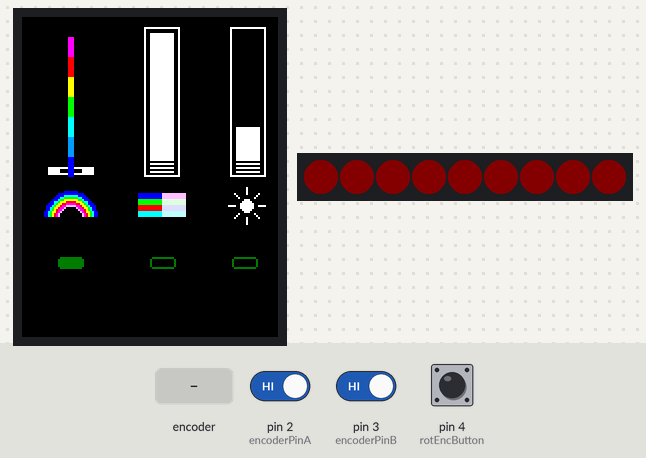
Simulated run of this sketch. Board: Arduino Uno, built with avr-gcc and run on an emulated ATmega328P. On the bench: 128×160 colour display, 9 RGB LEDs in strip order, left to right. Inputs (shaded band) come from the test bench; at power-on: pin 4 (rotEncButton) HIGH, pin 2 (encoderPinA) HIGH, pin 3 (encoderPinB) HIGH. Dim RGB values are drawn brighter than linear; what the sketch prints to the serial monitor is not drawn.

Above: at 2.3 s.
2.4 s: pin 4 (rotEncButton) pulled LOW for 1.3 s
At 3.7 s:
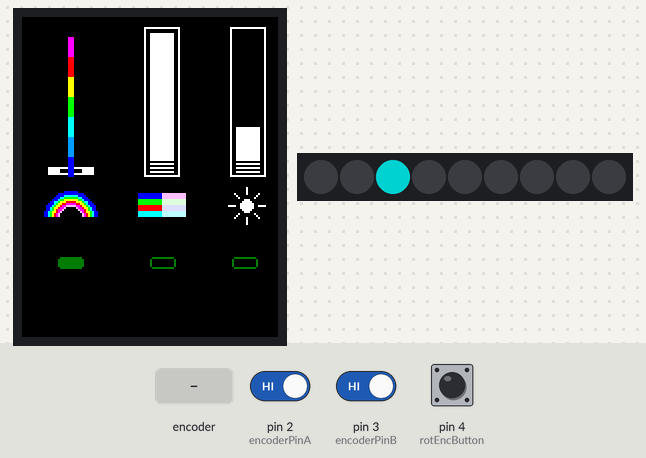
5.4 s: rotary encoder on pin 2 (encoderPinA) / pin 3 (encoderPinB) turned 1 step (first pin leading)
At 7.4 s:
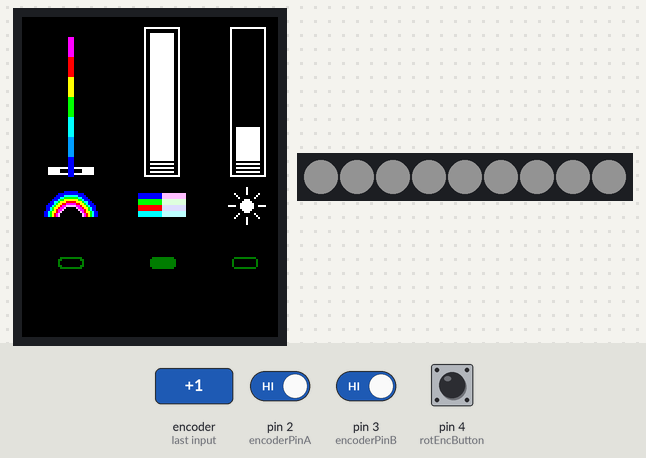
7.9 s: pin 4 (rotEncButton) pulled LOW for 3.2 s
At 11.33 s:
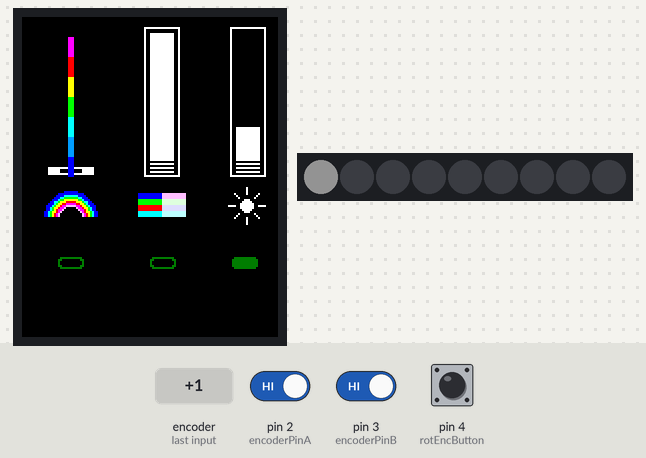
13.1 s: rotary encoder on pin 2 (encoderPinA) / pin 3 (encoderPinB) turned 1 step (first pin leading)
At 14.9 s:
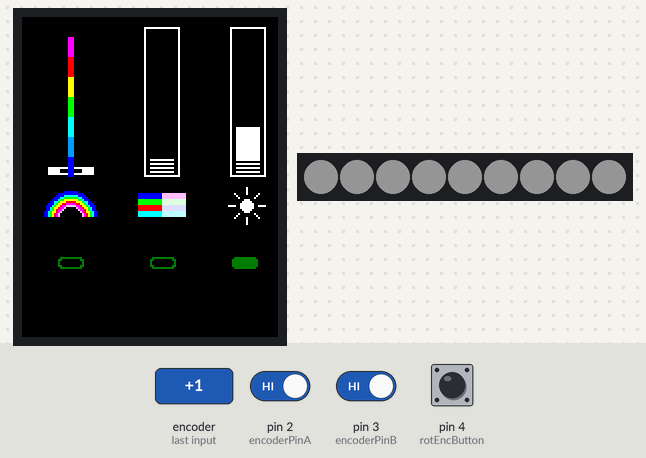
15.0 s: rotary encoder on pin 2 (encoderPinA) / pin 3 (encoderPinB) turned 1 step (first pin leading)
17.2 s: pin 4 (rotEncButton) pulled LOW for 1.3 s
At 20.4 s:
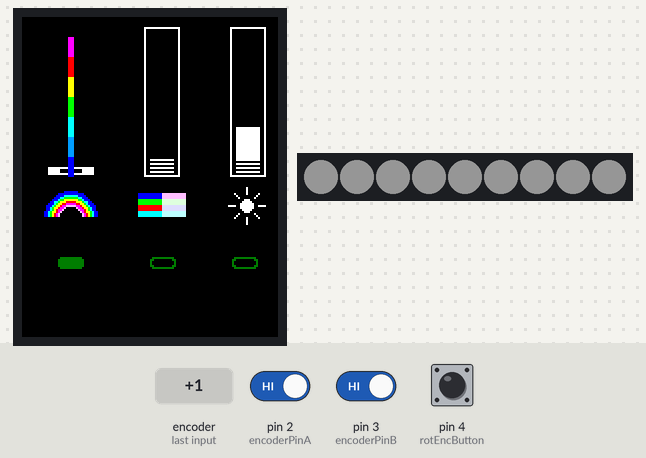
Timing chart, 0 to 21.0 s (numbered marks = the images above; inputs shaded):
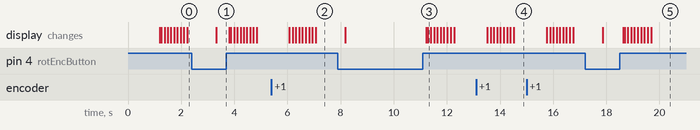

The sketch:

RotaryEncoder_HSV-NeoPixel_v.ino
```cpp
/* interrupt routine for Rotary Encoders
 * drives NeoPixels and TFT screen over SPI
 *
 *  A conglomeration by Craig Marston of many examples freely available
 *
   The average rotary encoder has three pins, seen from front: A C B
   Clockwise rotation A(on)->B(on)->A(off)->B(off)
   CounterCW rotation B(on)->A(on)->B(off)->A(off)
   and may be a push switch with another two pins, pulled low at pin 8 in this case

  Suited to an ATMega328

  encoderPos is the variable that alters with the Rotary Encoder

*/

#include <Adafruit_NeoPixel.h>
#include <Adafruit_GFX.h>    // Core graphics library
#include <Adafruit_ST7735.h> // Hardware-specific library
#include <SPI.h>

#define PIN             5 // Which pin on the Arduino is connected to the NeoPixels?
uint8_t NUMPIXELS =     9; // How many NeoPixels are attached to the Arduino?
// Parameter 1 = number of pixels in strip
// Parameter 2 = pin number (most are valid)
// Parameter 3 = pixel type flags, add together as needed:
// NEO_KHZ800  800 KHz bitstream (most NeoPixel products w/WS2812 LEDs)
// NEO_GRB     Pixels are wired for GRB bitstream (most NeoPixel products)
//Adafruit_NeoPixel strip = Adafruit_NeoPixel(NUMPIXELS, PIN, NEO_GRB + NEO_KHZ800);
Adafruit_NeoPixel strip = Adafruit_NeoPixel(NUMPIXELS, PIN, NEO_GRBW + NEO_KHZ800);

// try NEO_GRBW!!

uint16_t LEDhue = 54610; // initially magenta (16-bit colour wheel)
uint8_t LEDsat  =   255; // full saturation (8-bit)
uint8_t LEDval  =    64; // quarter brightness (8-bit)

uint32_t whiteLED = 32; // LEDval - LEDsat; // equation doesn't work adequately
uint32_t RGBW_number = 0;

// usually the rotary encoders three pins have the ground pin in the middle
enum PinAssignments { // I don't yet understand the 'enum' function!!
  encoderPinA = 2,   // right (labeled DT on our decoder)
  encoderPinB = 3,   // left (labeled CLK on our decoder)
  rotEncButton = 4    // switch (labeled SW on our decoder)
// connect the +5v and gnd appropriately
};
volatile uint8_t encoderPos = 0;  // a counter for the dial
// needs to be 8-bit and volatile so as to be independent of the interrupts
// note: the 8-bit limit is due to the ATMega328 processor

uint8_t lastReportedPos = 1;   // change management
uint8_t encoderPosCheck = 1;    // also change management!
static boolean rotating = false;      // debounce management
// interrupt service routine vars
boolean A_set = false;
boolean B_set = false;
boolean rotEncButtonFlag = false; // variable for previous value of 'menu_item'
uint8_t menu_item = 1;

// === use these x-coords to position the groups of elements
uint8_t xH = 18;  // x-position
uint8_t xS = 64;  // corresponding to
uint8_t xV = 105; // each group of items
uint8_t yHSV  = 120; // vertical pos. of bullets

#define TFT_CS     10
#define TFT_RST    9
#define TFT_DC     8

// The TFT uses the RGB565 colour-space instead of the more familiar RGB88
// You can find converters online because it's a pain to suss out…
#define RED         0x001F
#define BLUE        0xF800
#define paleBLUE    0xDEFF
#define GREEN       0x07E0
#define paleGREEN   0xDFFB
#define YELLOW      0x07FF
#define ORANGE      0x04FF
#define paleYELLOW  0xBFFF
#define PURPLE      0x780F
#define CYAN        0xFFE0
#define paleCYAN    0xFFF7
#define MAGENTA     0xF81F
#define paleMAGENTA 0xFDFF
#define lightBLUE   0xFD20
#define GREENYELLOW 0xAFE5
#define NAVY        0x000F
#define DARKGREEN   0x03E0
#define DARKCYAN    0x03EF
#define MAROON      0x7800
#define OLIVE       0x7BE0
#define WHITE       0xFFFF
#define cementGREY  0xBDF7
#define LIGHTGREY   0xC618
#define steelGREY   0xE71C
#define DARKGREY    0x7BEF
#define BLACK       0x0000

// https://learn.adafruit.com/adafruit-mini-tft-0-dot-96-inch-180x60-breakout/wiring-test
// Option 1 (recommended): must use the hardware SPI pins
// (for UNO thats sclk = 13 and sid = 11) and pin 10 must be
// an output. This is much faster - also required if you want
// to use the microSD card (see the image drawing example)
Adafruit_ST7735 tft = Adafruit_ST7735(TFT_CS,  TFT_DC, TFT_RST);

// Option 2: use any pins but a little slower!
#define TFT_SCLK 13   // set these to be whatever pins you like!
#define TFT_MOSI 11   // set these to be whatever pins you like!
//Adafruit_ST7735 tft = Adafruit_ST7735(TFT_CS, TFT_DC, TFT_MOSI, TFT_SCLK, TFT_RST);


// =====================================================================================================
// *°*°*°*°*°*°*°*°*°*°*°*°*°*°*°*°*°*°*°*°*°*°*°◊ Setup ◊°*°*°*°*°*°*°*°*°*°*°*°*°*°*°*°*°*°*°*°*°*°*°*
// =====================================================================================================
void setup() {
  // Use this initializer if you're using TFT
  tft.initR(INITR_BLACKTAB);   // initialize a ST7735S chip, black tab
  tft.fillScreen(ST7735_BLACK);


  // ===== Keep all the static graphic elements within 'Setup' =====
  //tft.drawRoundRect(x,y,w,h,r,t); // bullets for menu options
  tft.drawRoundRect(xH,yHSV,13,6,2,DARKGREEN);
  tft.drawRoundRect(xS,yHSV,13,6,2,DARKGREEN);
  tft.drawRoundRect(xV,yHSV,13,6,2,DARKGREEN);

  rainbow();  // these icons are only drawn once and don't change
  satIcon();
  valIcon();
  delay(1000);

  pinMode(encoderPinA, INPUT_PULLUP);   // pulled-up internally
  pinMode(encoderPinB, INPUT_PULLUP);   // input is active when
  pinMode(rotEncButton, INPUT_PULLUP);  // pulled to ground by switch

  attachInterrupt(digitalPinToInterrupt(2), doEncoderA, CHANGE);  // pin2 int0

  attachInterrupt(digitalPinToInterrupt(3), doEncoderB, CHANGE);  // pin3 int1
                                                  // h/ware interrupts on ATMega328

  Serial.begin(9600);  // output
  strip.begin(); // INITIALIZE NeoPixel strip object (REQUIRED)
}


// =====================================================================================================
// *°*°*°*°*°*°*°*°*°*°*°*°*°*°*°*°*°*°*°*°*°*°◊ Main Loop ◊°*°*°*°*°*°*°*°*°*°*°*°*°*°*°*°*°*°*°*°*°*°*
// =====================================================================================================
void loop() {

  //tft.invertDisplay(false);

  rotating = true;  // reset the debouncer

  if (lastReportedPos != encoderPos)
  {
    Serial.print("Index:");
    Serial.println(encoderPos, DEC);
    lastReportedPos = encoderPos;
  }


  if (digitalRead(rotEncButton) == LOW )
  {
    delay(5); // crude de-bounce

    if (menu_item == 3 && rotEncButtonFlag == false)
    {
      rotEncButtonFlag = true;
      menu_item = 1; // hue
      encoderPos = LEDhue;
    }

    if (menu_item == 2 && rotEncButtonFlag == false)
    {
      rotEncButtonFlag = true;
      menu_item = 3; // value
      encoderPos = LEDval;

    }

    if (menu_item == 1 && rotEncButtonFlag == false)
    {
      rotEncButtonFlag = true;
      menu_item = 2; // saturation
      encoderPos = LEDsat;
    }


    strip.clear();
    strip.show();
    //delay(100);

    while (digitalRead(rotEncButton) == LOW )
    {
      strip.setPixelColor(menu_item, strip.gamma32(strip.ColorHSV(32768, 255, 192))); // cyan
      // using 'menu_item' alters the chosen pixel — handy for testing!
      strip.show();

      delay(250);
      strip.clear();
      strip.show();
    }
  }

  switch (menu_item)
  {
    case 1:
      LEDhue = encoderPos; // hue is a 16-bit value
      // map to a 16-bit value map(value, fromLow, fromHigh, toLow, toHigh)
      LEDhue = map(LEDhue, 0, 255, 0, 65535); // this operation expands the
                                              // 8-bit values to 16-bit
      // this means that the hue 'jumps' over quite a lot of values, but
      // you don't have to turn the encoder as much to cycle through!!

      rotEncButtonFlag = false;
      //tft.fillRoundRect(x,y,w,h,r,t); // Hue
      tft.fillRoundRect(xH,yHSV,13,6,2,DARKGREEN);
      tft.fillRoundRect(xS+1,yHSV+1,11,4,2,BLACK);  // the black covers over
      tft.fillRoundRect(xV+1,yHSV+1,11,4,2,BLACK);  // the other bullets
      break;

    case 2:
      LEDsat = encoderPos;
      rotEncButtonFlag = false;
      tft.fillRoundRect(xH+1,yHSV+1,11,4,2,BLACK);
      tft.fillRoundRect(xS,yHSV,13,6,2,DARKGREEN);
      tft.fillRoundRect(xV+1,yHSV+1,11,4,2,BLACK);
      break;

    case 3:
      LEDval = encoderPos;
      rotEncButtonFlag = false;
      tft.fillRoundRect(xH+1,yHSV+1,11,4,2,BLACK);
      tft.fillRoundRect(xS+1,yHSV+1,11,4,2,BLACK);
      tft.fillRoundRect(xV,yHSV,13,6,2,DARKGREEN);
      break;
  }


  for ( uint8_t i = 0; i<strip.numPixels(); i++) // cycle through each pixel
  {
    //strip.setPixelColor(i, 10, 15, 20, whiteLED);
    //strip.setPixelColor(i, strip.gamma32(strip.ColorHSV(LEDhue, LEDsat, LEDval)) | (whiteLED << 24) );
    //strip.setPixelColor(i, strip.gamma32(strip.ColorHSV(LEDhue, LEDsat, LEDval)));

    uint32_t HSV_number = strip.ColorHSV(LEDhue, LEDsat, LEDval);

    // int constrainedInput = constrain(input, minimumValue, maximumValue);
    // map will ultimately be better

    uint16_t LEDwhite = ((255 - LEDsat) + LEDval); // this is a crude compensation formula

    // map to a 16-bit value map(value, fromLow, fromHigh, toLow, toHigh)
    whiteLED = map( LEDwhite, 0, 512, 0, 128); // because the white LED is über bright!!

    // bitwise shifting the white LED's value into the 32-bit variable. The gamma function
    // requires the white LED's value to be the Most Significant Byte, hence the bit-shifting.

    RGBW_number = HSV_number | (whiteLED << 24); // *** *** *** this is processor intensive!! *** *** ***

    Serial.print("RGBW_number in decimal:");
    Serial.println(RGBW_number, DEC);
    Serial.print("RGBW_number in hex:");
    Serial.println(RGBW_number, HEX);
    Serial.print("RGBW_number in binary:");
    Serial.println(RGBW_number, BIN);

    strip.setPixelColor(i, strip.gamma32(RGBW_number)); //

    strip.show();
  }

  if (encoderPosCheck != encoderPos)
  {
    uint8_t yh = LEDhue/937; // ============= hue slider
    // the above variable (16-bit, max 65535!) divided into 70 steps
    //tft.fillRect(x,y,w,h,t)
    tft.fillRect(xH-5,0,23,80, BLACK); // x-position set in definitions
    tft.fillRect(xH-5,5+(70-yh),23,4,WHITE); // slider bar
    tft.fillRect(xH+1,6+(70-yh),11,2,BLACK);

    rainbowSlider(); // coloured vertical bar

    uint8_t ys = LEDsat/4; // =============== saturation histogram
    // 8-bit value divided into 64 steps
    uint8_t ySV = 5;
    //tft.drawRect(x,y,w,h,t)
    tft.drawRect(xS-3,ySV,18,75, WHITE); // outline rectangle

    //tft.fillRect(x,y,w,h,t)
    tft.fillRect(xS,ySV+2,12,72,WHITE); // solid white

    tft.fillRect(xS,ySV+2,12,64-ys,BLACK); // black curtain that
                                            // changes with the variable
    // this gives the impression that the white rectangle changes ;•)
    tft.drawRect(xS-2,ySV+67,16,3,BLACK);
    tft.drawRect(xS-2,ySV+71,16,3,BLACK);


    uint8_t yv = LEDval/4; // ================ value histogram
    // 8-bit value divided into 64 steps
    //uint8_t xv = 102; //105
    //tft.drawRect(x,y,w,h,t)
    tft.drawRect(xV-1,ySV,18,75, WHITE); // outline rectangle

    //tft.fillRect(x,y,w,h,t)
    tft.fillRect(xV+2,ySV+2,12,72,WHITE);

    tft.fillRect(xV+2,ySV+2,12,64-yv,BLACK);  // black curtain that
                                            // changes with the variable
    tft.drawRect(xV,ySV+67,16,3,BLACK);
    tft.drawRect(xV,ySV+71,16,3,BLACK);
  }

  encoderPosCheck = encoderPos; // this remembers the RotEnc position
}


// Interrupt on A changing state
void doEncoderA(){
  // debounce
  if ( rotating ) delay (1);  // wait a little until the bouncing is done
  // Test transition, did things really change?
  if( digitalRead(encoderPinA) != A_set ) {  // debounce once more
    A_set = !A_set;
    // adjust counter + if A leads B
    if ( A_set && !B_set )
      encoderPos += 1;
    rotating = false;  // no more debouncing until loop() hits again
  }
}

// Interrupt on B changing state, same as A above
void doEncoderB(){
  if ( rotating ) delay (1);
  if( digitalRead(encoderPinB) != B_set ) {
    B_set = !B_set;
    //  adjust counter – 1 if B leads A
    if( B_set && !A_set )
      encoderPos -= 1;
    rotating = false;
  }
}

void rainbow()
{
  uint8_t x = xH+6;
  uint8_t y = 100;
  uint8_t r = 6;
  tft.fillCircle(x,y,r+7,RED);
  tft.fillCircle(x,y,r+4,CYAN);
  tft.fillCircle(x,y,r+2,MAGENTA);
  //tft.drawCircle(x,y,r,t)
  tft.drawCircle(x,y,r,paleMAGENTA);
  tft.drawCircle(x,y,r+2,BLUE);
  tft.drawCircle(x,y,r+4,GREEN);
  tft.drawCircle(x,y,r+5,YELLOW);
  tft.drawCircle(x,y,r+6,RED);
  tft.fillCircle(x,y,r-1,BLACK);

  uint8_t w = 2*(r+7)+1;
  uint8_t h = r+8;
  uint8_t xr = x-(r+7);
  //tft.fillRoundRect(x,y,w,h,r,t)
  tft.fillRect(xr,y,w,h,BLACK);
}

void satIcon() // colour-block
{
  //uint8_t x = xS+6; //64
  uint8_t y = 88;
  uint8_t w = 12;
  uint8_t h = 3;
  tft.fillRect(xS-6,y,w,h, RED);
  tft.fillRect(xS-6,y+h,w,h, GREEN);
  tft.fillRect(xS-6,y+(2*h),w,h, BLUE);
  tft.fillRect(xS-6,y+(3*h),w,h, YELLOW);
  tft.fillRect(xS-6+w,y,w,h, paleMAGENTA);
  tft.fillRect(xS-6+w,y+h,w,h, paleGREEN);
  tft.fillRect(xS-6+w,y+(2*h),w,h, paleBLUE);
  tft.fillRect(xS-6+w,y+(3*h),w,h, paleYELLOW);

}

void valIcon() // brightness symbol
{
  uint8_t x = xV+7; // 105
  uint8_t y = 94; // centre of circle
  uint8_t r = 3;
  uint8_t h = 6*r;
  uint8_t w = h;
  //tft.drawFastVLine(x,y,h,t);
  //tft.drawFastHLine(x,y,w,t);
  tft.drawFastVLine(x,y-(h/2),h+1, WHITE);
  tft.drawFastHLine(x-(h/2),y,w+1, WHITE);
  //tft.drawLine(xi,yi,xj,yj,t);
  tft.drawLine(x-(2*r),y+(2*r),x+(2*r),y-(2*r),WHITE);
  tft.drawLine(x+(2*r),y+(2*r),x-(2*r),y-(2*r),WHITE);
  //tft.fillCircle(x,y,r,t)
  tft.fillCircle(x,y,r+2, BLACK);
  tft.fillCircle(x,y,r, WHITE);
}


void rainbowSlider() // rainbow bar, FOR HUE SLIDER
{
      //tft.drawFastVLine(x,y,h,t)
    tft.drawFastVLine(xH+5,10,10, MAGENTA);
    tft.drawFastVLine(xH+5,20,10, BLUE);
    tft.drawFastVLine(xH+5,30,10, CYAN);
    tft.drawFastVLine(xH+5,40,10, GREEN);
    tft.drawFastVLine(xH+5,50,10, YELLOW);
    tft.drawFastVLine(xH+5,60,10, ORANGE);
    tft.drawFastVLine(xH+5,70,10, RED);

    tft.drawFastVLine(xH+6,10,12, MAGENTA);
    tft.drawFastVLine(xH+6,20,10, BLUE);
    tft.drawFastVLine(xH+6,30,10, CYAN);
    tft.drawFastVLine(xH+6,40,10, GREEN);
    tft.drawFastVLine(xH+6,50,10, YELLOW);
    tft.drawFastVLine(xH+6,60,10, ORANGE);
    tft.drawFastVLine(xH+6,70,10, RED);

    tft.drawFastVLine(xH+7,10,10, MAGENTA);
    tft.drawFastVLine(xH+7,20,10, BLUE);
    tft.drawFastVLine(xH+7,30,10, CYAN);
    tft.drawFastVLine(xH+7,40,10, GREEN);
    tft.drawFastVLine(xH+7,50,10, YELLOW);
    tft.drawFastVLine(xH+7,60,10, ORANGE);
    tft.drawFastVLine(xH+7,70,10, RED);
}
```
